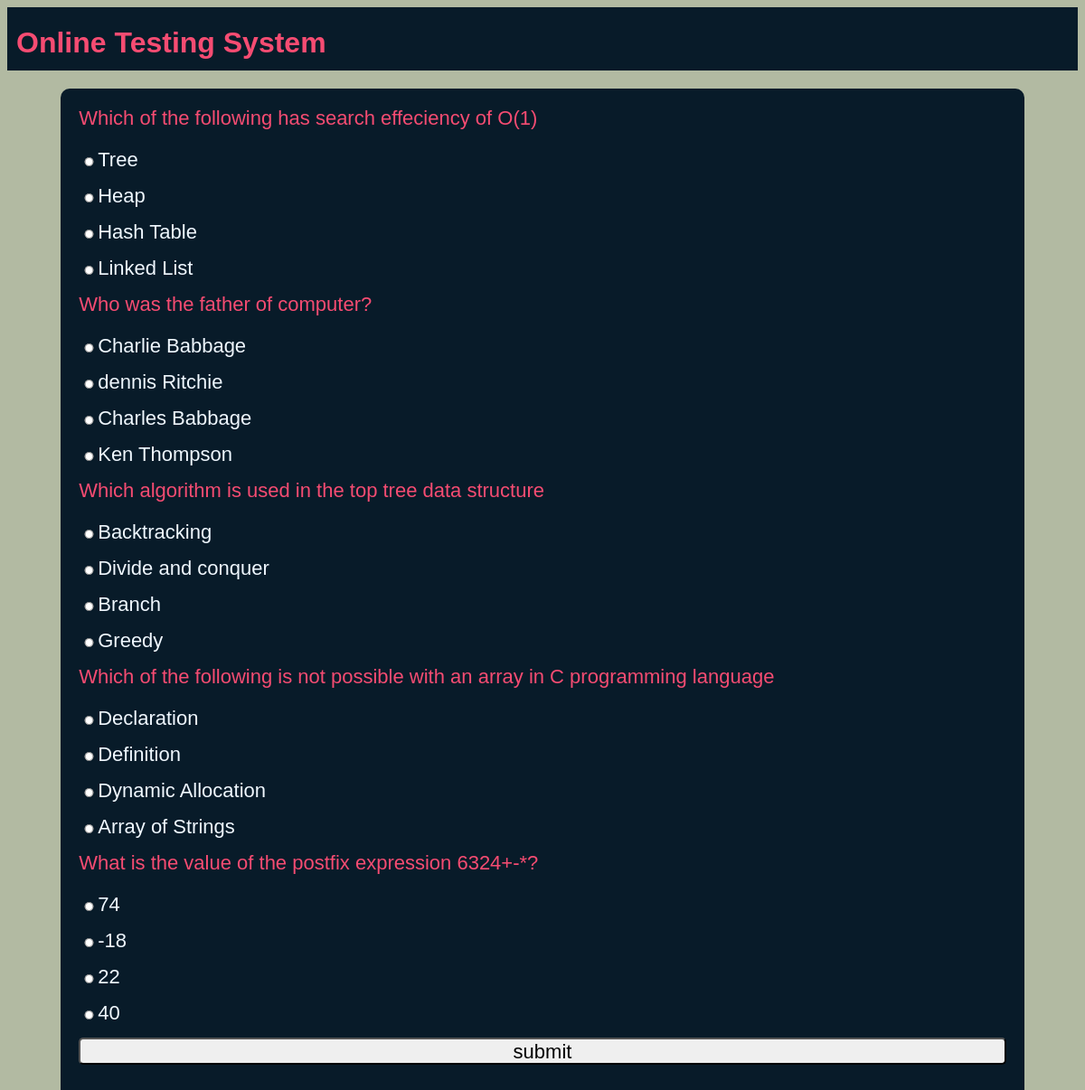
The page /OTS/test-paper?n=5 on the database its author committed.
### OTS/models.py (models this page shows)
class Question(models.Model):
    qid=models.BigAutoField(primary_key=True,auto_created=True)
    que=models.TextField()
    a=models.CharField(max_length=255)
    b=models.CharField(max_length=255)
    c=models.CharField(max_length=255)
    d=models.CharField(max_length=255)
    ans=models.CharField(max_length=3)

### OTS/views.py (the view)
# urls.py: path('test-paper',testpaper,name='testpaper'),
def testpaper(request):
    if 'name' not in request.session.keys():
        res=HttpResponseRedirect('login')
    n=int(request.GET['n'])
    question_pool=list(Question.objects.all())
    random.shuffle(question_pool)
    questions_list=question_pool[:n]
    context={
        'questions': questions_list
    }
    res=render(request,'testpaper.html',context)
    return res

### OTS/templates/testpaper.html (shortened to what this page needs)
{% extends 'master.html' %}
{% block content %}
    <form action="{% url 'OTS:calculateTest' %}" method="post">
        {% for question in questions %}
        <div class="question">
            {{ question.que}}
        </div>
        <div class="options"><input type="radio" name="q{{question.qid}}" value="a">{{question.a}}</div>
        <div class="options"><input type="radio" name="q{{question.qid}}" value="b">{{question.b}}</div>
        <div class="options"><input type="radio" name="q{{question.qid}}" value="c">{{question.c}}</div>
        <div class="options"><input type="radio" name="q{{question.qid}}" value="d">{{question.d}}</div>
        {% endfor %}
        <div><input type="submit" value="submit"></div>
    </form>
{% endblock %}

### OTS/static/theme.css (style rules this page uses)
* { font-family: 'Gill Sans', 'Gill Sans MT', Calibri, 'Trebuchet MS', sans-serif; }
:root { --bg-color: rgb(5, 5, 5); --second-bg-color: #101111; --text-color: #ededed; --main-color: #14660d; }
body { background-color: #b2baa2; }

### OTS/static/formstyle.css (style rules this page uses)
form { box-sizing: border-box; padding: 20px; border-radius: 10px; background-color: #081b29; width: 90%; min-height: 300px; }
input { display: block; width: 100%; margin-bottom: 20px; height: 30px; font-size: 22px; border-radius: 5px; }
.question { color: #f64c72; font-size: 22px; margin-bottom: 20px; }
.options { font-size: 22px; color: aliceblue; }
.options input { display: inline; width: fit-content; height: 10px; }

### rows shown on the page
Question: que "Which of the following has search effeciency of O(1)", a "Tree", b "Heap", c "Hash Table", d "Linked List"
Question: que "Who was the father of computer?", a "Charlie Babbage", b "dennis Ritchie", c "Charles Babbage", d "Ken Thompson"
Question: que "Which algorithm is used in the top tree data structure", a "Backtracking", b "Divide and conquer", c "Branch", d "Greedy"
Question: que "Which of the following is not possible with an array in C programming language", a "Declaration", b "Definition", c "Dynamic Allocation", d "Array of Strings"
Question: que "What is the value of the postfix expression 6324+-*?", a "74", b "-18", c "22", d "40"
